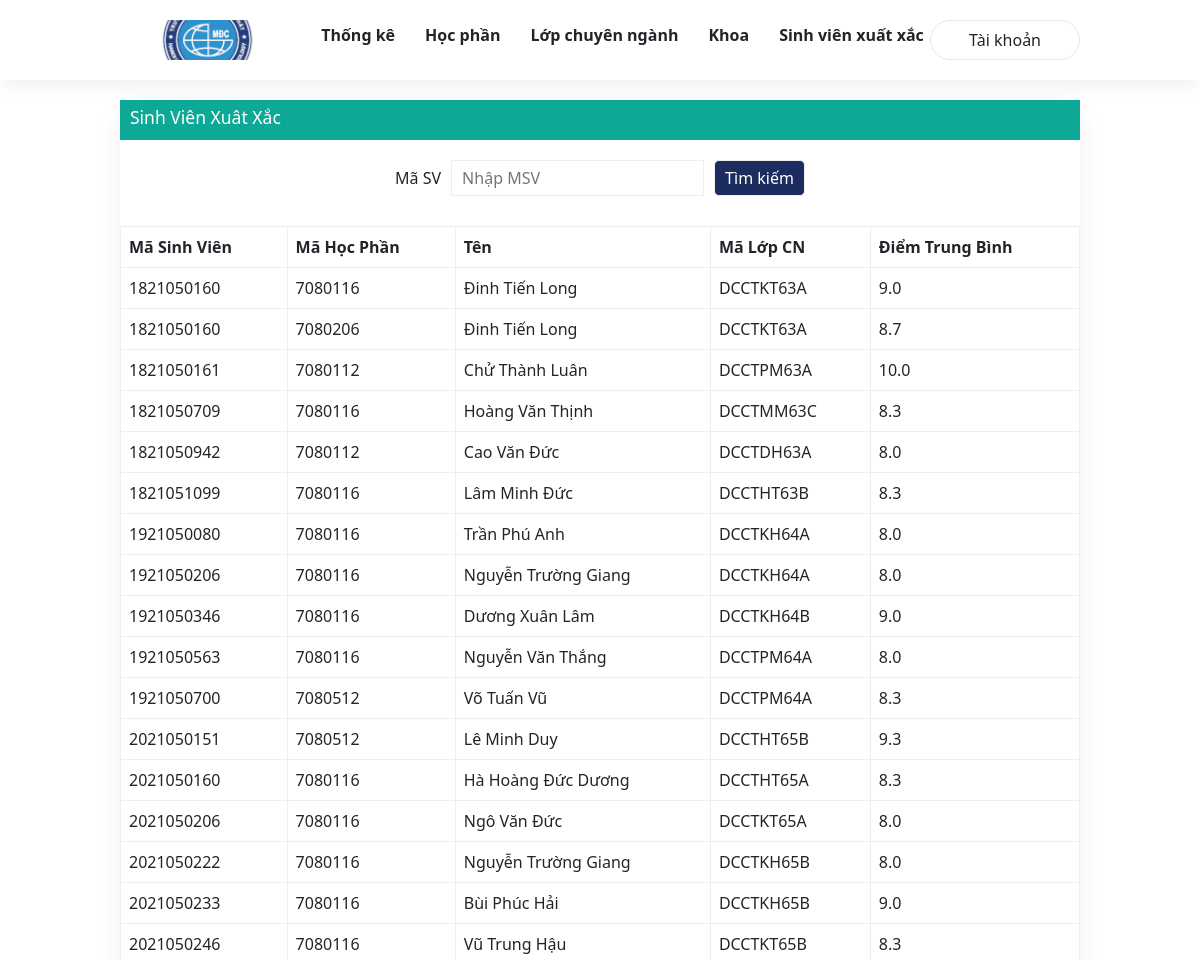
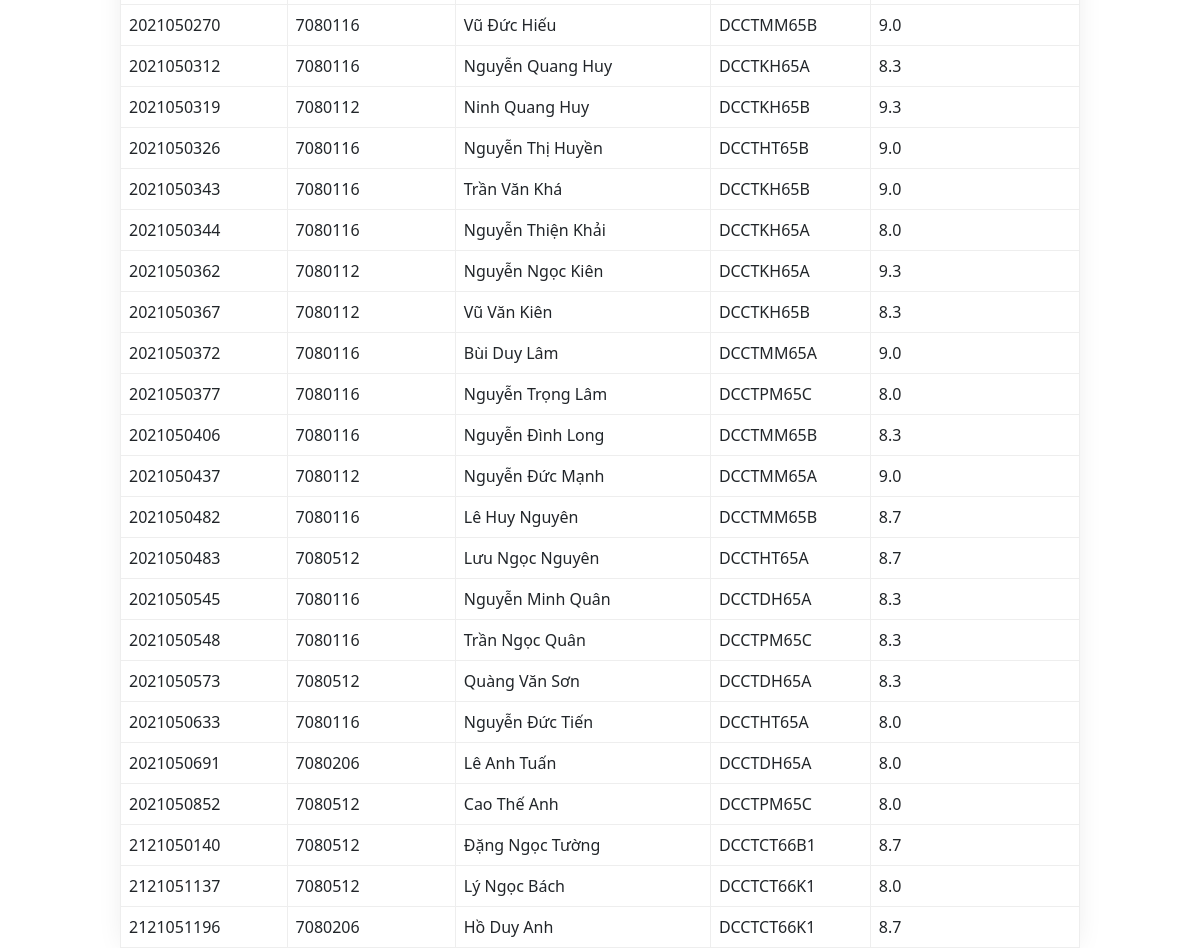
Page /svxuatxac.php on the committed database (2 pictures, top to bottom).
### tables this page shows
CREATE TABLE `tbl_diemhocphan` (
  `msv` varchar(10) NOT NULL,
  `mhp` varchar(10) NOT NULL,
  `A` int(2) DEFAULT NULL,
  `B` int(2) DEFAULT NULL,
  `C` int(2) DEFAULT NULL
);

CREATE TABLE `tbl_sinhvien` (
  `msv` varchar(10) NOT NULL,
  `holot` varchar(20) DEFAULT NULL,
  `ten` varchar(10) DEFAULT NULL,
  `mlcn` varchar(10) DEFAULT NULL,
  `sodidong` varchar(15) DEFAULT NULL,
  `email` varchar(30) DEFAULT NULL
);

### svxuatxac.php (the view, shortened to what this page needs)
<?php
include('./database/config.php');
?>
<!DOCTYPE html>
<html lang="en">
<head>
    <link href="https://cdn.jsdelivr.net/npm/bootstrap@5.1.3/dist/css/bootstrap.min.css" rel="stylesheet"
>
    <link rel="stylesheet" href="./assets/css/style.css">
    <link href="https://fonts.cdnfonts.com/css/sf-pro-display" rel="stylesheet">
</head>
<body>
    <header class="header">
        <div class="container">
            <a href="index.php" class="logo">
                <img src="./assets/imgs/logo.png" alt="">
            </a>
            <ul class="category-list">
                <li class="category-item">
                    <a href="index.php" class="category_name">Thống kê</a>
                </li>
                <li class="category-item">
                    <a href="hocphan.php" class="category_name">Học phần</a>
                </li>
                <li class="category-item">
                    <a href="lopchuyennganh.php" class="category_name">Lớp chuyên ngành</a>
                </li>
                <li class="category-item">
                    <a href="khoa.php" class="category_name">Khoa</a>
                </li>
                <li class="category-item">
                    <a href="#" class="category_name">Sinh viên xuất xắc</a>
                </li>
            </ul>
            <div class="user">
                <div class="user-outline">
                    <span>Tài khoản</span>
                </div>
            </div>
        </div>
    </header>
    <main class="content">
        <article>
            <div class="box-parent">
                <?php
                if (isset($_POST['search_btn'])) {
                    $search_content = $_POST['search_content'];
                    $sql_select     = "SELECT tbl_diemhocphan.msv, tbl_diemhocphan.mhp,tbl_diemhocphan.A, tbl_diemhocphan.B, tbl_diemhocphan.C,
                                tbl_sinhvien.holot, tbl_sinhvien.ten, tbl_sinhvien.mlcn
                                FROM tbl_diemhocphan
                                INNER JOIN tbl_sinhvien ON tbl_diemhocphan.msv = tbl_sinhvien.msv
                                WHERE (tbl_diemhocphan.A + tbl_diemhocphan.B + tbl_diemhocphan.C)/3 >= 8 AND tbl_diemhocphan.msv LIKE '%$search_content%'";
                } else {
                    $sql_select = "SELECT tbl_diemhocphan.msv, tbl_diemhocphan.mhp,tbl_diemhocphan.A, tbl_diemhocphan.B, tbl_diemhocphan.C,
                                tbl_sinhvien.holot, tbl_sinhvien.ten, tbl_sinhvien.mlcn
                                FROM tbl_diemhocphan
                                INNER JOIN tbl_sinhvien ON tbl_diemhocphan.msv = tbl_sinhvien.msv
                                WHERE (tbl_diemhocphan.A + tbl_diemhocphan.B + tbl_diemhocphan.C)/3 >= 8;";
                }
                $stmt_select = $pdo->prepare($sql_select);
                $stmt_select->execute();
                $result_select = $stmt_select->fetchAll(PDO::FETCH_ASSOC);
                ?>
                <div class="container">
                    <div class="box">
                        <div class="header-content">
                            <h3>Sinh Viên Xuât Xắc</h3>
                        </div>
                        <div class="body-content">
                            <form action="" method="POST" class="search-content">
                                <span>Mã SV</span>
                                <input type="text" name="search_content" placeholder="Nhập MSV">
                                <button name="search_btn" class="search_btn">Tìm kiếm</button>
                            </form>
                            <table class="table-content">
                                <thead>
                                    <th>Mã Sinh Viên</th>
                                    <th>Mã Học Phần</th>
                                    <th>Tên</th>
                                    <th>Mã Lớp CN</th>
                                    <th>Điểm Trung Bình</th>
                                </thead>
                                <tbody>
                                    <?php foreach ($result_select as $row) { ?>
                                        <tr>
                                            <td>
                                                <?= $row['msv'] ?>
                                            </td>
                                            <td>
                                                <?= $row['mhp'] ?>
                                            </td>
                                            <td>
                                                <?= $row['holot'] . ' ' . $row['ten'] ?>
                                            </td>
                                            <td>
                                                <?= $row['mlcn'] ?>
                                            </td>
                                            <td>
                                                <?= number_format(($row['A'] + $row['B'] + $row['C']) / 3, 1) ?>
                                            </td>
                                        </tr>
                                    <?php } ?>
                                </tbody>
                            </table>
                        </div>
                    </div>
                </div>
            </div>
        </article>
    </main>
</body>
</html>

### assets/css/style.css (style rules this page uses)
:root { --font: 'SF Pro Display', sans-serif; --yellow: #ffdd00; --blue: #212b5b; --light_blue: #f2f4fa; --dark_blue: #1c2c5e; --white: #fff; }
a { text-decoration: none; color: inherit; cursor: pointer; }
input { display: block; }
button { cursor: pointer; }
li { list-style: none; }
.content { margin-top: 10rem; }
.container { padding-inline: 9rem; }
html { font-size: 62.5%; font-family: var(--font); }
body { background-color: var(--white); font-size: 1.6rem; }
.header { position: fixed; background-color: var(--white); top: 0; left: 0; width: 100%; height: 80px; box-shadow: 0px 13px 11px -4px rgba(157, 147, 147, 0.1); z-index: 4; }
.header .container { width: 100%; height: 100%; display: flex; justify-content: space-between; align-items: center; }
.logo { width: 175px; height: 40px; }
.logo img { width: 100%; height: 100%; object-fit: cover; }
.category-list { display: flex; align-items: center; gap: 30px; }
.category-item { position: relative; display: flex; align-items: center; gap: 5px; cursor: pointer; font-weight: 600; height: 5rem; }
.user { position: relative }
.user-outline { height: 40px; width: 150px; border: 1px solid #e5e7eb; border-radius: 20px; display: flex; align-items: center; justify-content: center; gap: 10px; }
.box-parent { width: 100%; height: 100vh; }
.box-parent .container { height: 100%; }
.header-content { background-color: rgb(13, 168, 150); color: var(--white); padding-inline: 1rem; display: flex; align-items: center; padding-block: 0.7rem; }
.box { box-shadow: 0px 3px 27px -6px rgba(0, 0, 0, 0.1); }
.body-content { margin-top: 2rem; }
.search-content { display: flex; justify-content: center; align-items: center; gap: 1rem; margin-bottom: 3rem; }
.search-content input, .search_btn { padding: 0.5rem 1rem; border: 1px solid #eee; }
.search_btn { background-color: var(--dark_blue); color: var(--white); border-radius: 0.5rem; }
.table-content { width: 100%; }
.table-content th, .table-content td { border: 1px solid #eee; padding: 0.8rem; }

### rows in the picture
tbl_diemhocphan: msv "1821050160", mhp "7080116", msv.holot "Đinh Tiến", msv.ten "Long", msv.mlcn "DCCTKT63A", ($row['A'] + $row['B'] + $row['C']) / 3 "9.0"
tbl_diemhocphan: msv "1821050160", mhp "7080206", msv.holot "Đinh Tiến", msv.ten "Long", msv.mlcn "DCCTKT63A", ($row['A'] + $row['B'] + $row['C']) / 3 "8.7"
tbl_diemhocphan: msv "1821050161", mhp "7080112", msv.holot "Chử Thành", msv.ten "Luân", msv.mlcn "DCCTPM63A", ($row['A'] + $row['B'] + $row['C']) / 3 "10.0"
tbl_diemhocphan: msv "1821050709", mhp "7080116", msv.holot "Hoàng Văn", msv.ten "Thịnh", msv.mlcn "DCCTMM63C", ($row['A'] + $row['B'] + $row['C']) / 3 "8.3"
tbl_diemhocphan: msv "1821050942", mhp "7080112", msv.holot "Cao Văn", msv.ten "Đức", msv.mlcn "DCCTDH63A", ($row['A'] + $row['B'] + $row['C']) / 3 "8.0"
tbl_diemhocphan: msv "1821051099", mhp "7080116", msv.holot "Lâm Minh", msv.ten "Đức", msv.mlcn "DCCTHT63B", ($row['A'] + $row['B'] + $row['C']) / 3 "8.3"
tbl_diemhocphan: msv "1921050080", mhp "7080116", msv.holot "Trần Phú", msv.ten "Anh", msv.mlcn "DCCTKH64A", ($row['A'] + $row['B'] + $row['C']) / 3 "8.0"
tbl_diemhocphan: msv "1921050206", mhp "7080116", msv.holot "Nguyễn Trường", msv.ten "Giang", msv.mlcn "DCCTKH64A", ($row['A'] + $row['B'] + $row['C']) / 3 "8.0"
tbl_diemhocphan: msv "1921050346", mhp "7080116", msv.holot "Dương Xuân", msv.ten "Lâm", msv.mlcn "DCCTKH64B", ($row['A'] + $row['B'] + $row['C']) / 3 "9.0"
tbl_diemhocphan: msv "1921050563", mhp "7080116", msv.holot "Nguyễn Văn", msv.ten "Thắng", msv.mlcn "DCCTPM64A", ($row['A'] + $row['B'] + $row['C']) / 3 "8.0"
tbl_diemhocphan: msv "1921050700", mhp "7080512", msv.holot "Võ Tuấn", msv.ten "Vũ", msv.mlcn "DCCTPM64A", ($row['A'] + $row['B'] + $row['C']) / 3 "8.3"
tbl_diemhocphan: msv "2021050151", mhp "7080512", msv.holot "Lê Minh", msv.ten "Duy", msv.mlcn "DCCTHT65B", ($row['A'] + $row['B'] + $row['C']) / 3 "9.3"
tbl_diemhocphan: msv "2021050160", mhp "7080116", msv.holot "Hà Hoàng Đức", msv.ten "Dương", msv.mlcn "DCCTHT65A", ($row['A'] + $row['B'] + $row['C']) / 3 "8.3"
tbl_diemhocphan: msv "2021050206", mhp "7080116", msv.holot "Ngô Văn", msv.ten "Đức", msv.mlcn "DCCTKT65A", ($row['A'] + $row['B'] + $row['C']) / 3 "8.0"
tbl_diemhocphan: msv "2021050222", mhp "7080116", msv.holot "Nguyễn Trường", msv.ten "Giang", msv.mlcn "DCCTKH65B", ($row['A'] + $row['B'] + $row['C']) / 3 "8.0"
tbl_diemhocphan: msv "2021050233", mhp "7080116", msv.holot "Bùi Phúc", msv.ten "Hải", msv.mlcn "DCCTKH65B", ($row['A'] + $row['B'] + $row['C']) / 3 "9.0"
tbl_diemhocphan: msv "2021050246", mhp "7080116", msv.holot "Vũ Trung", msv.ten "Hậu", msv.mlcn "DCCTKT65B", ($row['A'] + $row['B'] + $row['C']) / 3 "8.3"
tbl_diemhocphan: msv "2021050270", mhp "7080116", msv.holot "Vũ Đức", msv.ten "Hiếu", msv.mlcn "DCCTMM65B", ($row['A'] + $row['B'] + $row['C']) / 3 "9.0"
tbl_diemhocphan: msv "2021050312", mhp "7080116", msv.holot "Nguyễn Quang", msv.ten "Huy", msv.mlcn "DCCTKH65A", ($row['A'] + $row['B'] + $row['C']) / 3 "8.3"
tbl_diemhocphan: msv "2021050319", mhp "7080112", msv.holot "Ninh Quang", msv.ten "Huy", msv.mlcn "DCCTKH65B", ($row['A'] + $row['B'] + $row['C']) / 3 "9.3"
tbl_diemhocphan: msv "2021050326", mhp "7080116", msv.holot "Nguyễn Thị", msv.ten "Huyền", msv.mlcn "DCCTHT65B", ($row['A'] + $row['B'] + $row['C']) / 3 "9.0"
tbl_diemhocphan: msv "2021050343", mhp "7080116", msv.holot "Trần Văn", msv.ten "Khá", msv.mlcn "DCCTKH65B", ($row['A'] + $row['B'] + $row['C']) / 3 "9.0"
tbl_diemhocphan: msv "2021050344", mhp "7080116", msv.holot "Nguyễn Thiện", msv.ten "Khải", msv.mlcn "DCCTKH65A", ($row['A'] + $row['B'] + $row['C']) / 3 "8.0"
tbl_diemhocphan: msv "2021050362", mhp "7080112", msv.holot "Nguyễn Ngọc", msv.ten "Kiên", msv.mlcn "DCCTKH65A", ($row['A'] + $row['B'] + $row['C']) / 3 "9.3"
tbl_diemhocphan: msv "2021050367", mhp "7080112", msv.holot "Vũ Văn", msv.ten "Kiên", msv.mlcn "DCCTKH65B", ($row['A'] + $row['B'] + $row['C']) / 3 "8.3"
tbl_diemhocphan: msv "2021050372", mhp "7080116", msv.holot "Bùi Duy", msv.ten "Lâm", msv.mlcn "DCCTMM65A", ($row['A'] + $row['B'] + $row['C']) / 3 "9.0"
tbl_diemhocphan: msv "2021050377", mhp "7080116", msv.holot "Nguyễn Trọng", msv.ten "Lâm", msv.mlcn "DCCTPM65C", ($row['A'] + $row['B'] + $row['C']) / 3 "8.0"
tbl_diemhocphan: msv "2021050406", mhp "7080116", msv.holot "Nguyễn Đình", msv.ten "Long", msv.mlcn "DCCTMM65B", ($row['A'] + $row['B'] + $row['C']) / 3 "8.3"
tbl_diemhocphan: msv "2021050437", mhp "7080112", msv.holot "Nguyễn Đức", msv.ten "Mạnh", msv.mlcn "DCCTMM65A", ($row['A'] + $row['B'] + $row['C']) / 3 "9.0"
tbl_diemhocphan: msv "2021050482", mhp "7080116", msv.holot "Lê Huy", msv.ten "Nguyên", msv.mlcn "DCCTMM65B", ($row['A'] + $row['B'] + $row['C']) / 3 "8.7"
tbl_diemhocphan: msv "2021050483", mhp "7080512", msv.holot "Lưu Ngọc", msv.ten "Nguyên", msv.mlcn "DCCTHT65A", ($row['A'] + $row['B'] + $row['C']) / 3 "8.7"
tbl_diemhocphan: msv "2021050545", mhp "7080116", msv.holot "Nguyễn Minh", msv.ten "Quân", msv.mlcn "DCCTDH65A", ($row['A'] + $row['B'] + $row['C']) / 3 "8.3"
tbl_diemhocphan: msv "2021050548", mhp "7080116", msv.holot "Trần Ngọc", msv.ten "Quân", msv.mlcn "DCCTPM65C", ($row['A'] + $row['B'] + $row['C']) / 3 "8.3"
tbl_diemhocphan: msv "2021050573", mhp "7080512", msv.holot "Quàng Văn", msv.ten "Sơn", msv.mlcn "DCCTDH65A", ($row['A'] + $row['B'] + $row['C']) / 3 "8.3"
tbl_diemhocphan: msv "2021050633", mhp "7080116", msv.holot "Nguyễn Đức", msv.ten "Tiến", msv.mlcn "DCCTHT65A", ($row['A'] + $row['B'] + $row['C']) / 3 "8.0"
tbl_diemhocphan: msv "2021050691", mhp "7080206", msv.holot "Lê Anh", msv.ten "Tuấn", msv.mlcn "DCCTDH65A", ($row['A'] + $row['B'] + $row['C']) / 3 "8.0"
tbl_diemhocphan: msv "2021050852", mhp "7080512", msv.holot "Cao Thế", msv.ten "Anh", msv.mlcn "DCCTPM65C", ($row['A'] + $row['B'] + $row['C']) / 3 "8.0"
tbl_diemhocphan: msv "2121050140", mhp "7080512", msv.holot "Đặng Ngọc", msv.ten "Tường", msv.mlcn "DCCTCT66B1", ($row['A'] + $row['B'] + $row['C']) / 3 "8.7"
tbl_diemhocphan: msv "2121051137", mhp "7080512", msv.holot "Lý Ngọc", msv.ten "Bách", msv.mlcn "DCCTCT66K1", ($row['A'] + $row['B'] + $row['C']) / 3 "8.0"
tbl_diemhocphan: msv "2121051196", mhp "7080206", msv.holot "Hồ Duy", msv.ten "Anh", msv.mlcn "DCCTCT66K1", ($row['A'] + $row['B'] + $row['C']) / 3 "8.7"
